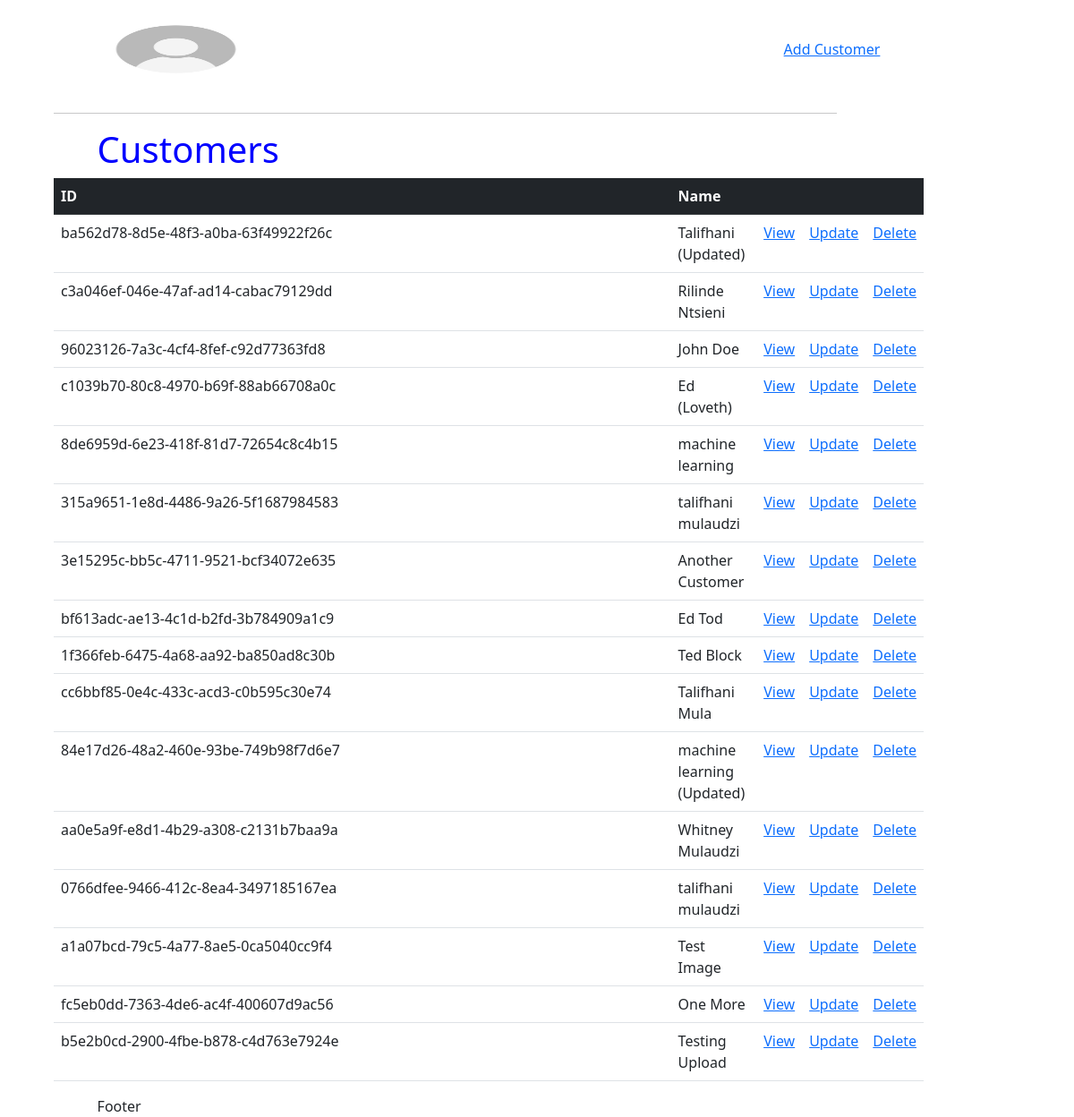
The app's page /customers/ with its own data.
### timetestapp/models.py (models this page shows, shortened)
class Customer(models.Model):
    id = models.UUIDField(primary_key=True, editable=False, unique=True, default=uuid.uuid4)
    name = models.CharField(max_length=200)
    image = models.ImageField(null=True, blank=True, default=DEFAULT)
    role = models.TextField(blank=True, null=True)
    story = models.TextField(blank=True, null=True)
    tags = models.ManyToManyField("Tag", blank=True)

### timetestapp/views.py (the view)
# urls.py: path('customers/', views.users, name='all-customers'),
def users(request):
    customers = Customer.objects.all()
    context = {'customers':customers}
    return render(request, 'customers.html', context)

### timetestapp/templates/customers.html (shortened to what this page needs)
<!DOCTYPE html>
<html lang="en">
  <head>
    <link
      href="https://cdn.jsdelivr.net/npm/bootstrap@5.1.3/dist/css/bootstrap.min.css"
      rel="stylesheet"
    />
  </head>
  <body>
    {% extends 'home.html' %} {% block cont %}
    <h1>Customers</h1>
    <table class="table">
      <tr class="table-dark">
        <th>ID</th>
        <th>Name</th>
        <th></th>
        <th></th>
        <th></th>
      </tr>
      {% for customer in customers %}
      <tr class="">
        <td>{{customer.id}}</td>
        <td>{{customer.name}}</td>
        <td><a href="{% url 'customer' customer.id %}">View</a></td>
        <td><a href="{% url 'update-customer' customer.id %}">Update</a></td>
        <td><a href="{% url 'delete-customer' customer.id %}">Delete</a></td>
      </tr>
      {% endfor %}
    </table>
    {% endblock cont %}

### static/css/main.css (style rules this page uses)
* { margin: 0; width: 90%; max-width: 1100px; margin: auto; }
h1 { color: blue; }

### records on screen
Customer: id "ba562d78-8d5e-48f3-a0ba-63f49922f26c", name "Talifhani (Updated)"
Customer: id "c3a046ef-046e-47af-ad14-cabac79129dd", name "Rilinde Ntsieni"
Customer: id "96023126-7a3c-4cf4-8fef-c92d77363fd8", name "John Doe"
Customer: id "c1039b70-80c8-4970-b69f-88ab66708a0c", name "Ed (Loveth)"
Customer: id "8de6959d-6e23-418f-81d7-72654c8c4b15", name "machine learning"
Customer: id "315a9651-1e8d-4486-9a26-5f1687984583", name "talifhani mulaudzi"
Customer: id "3e15295c-bb5c-4711-9521-bcf34072e635", name "Another Customer"
Customer: id "bf613adc-ae13-4c1d-b2fd-3b784909a1c9", name "Ed Tod"
Customer: id "1f366feb-6475-4a68-aa92-ba850ad8c30b", name "Ted Block"
Customer: id "cc6bbf85-0e4c-433c-acd3-c0b595c30e74", name "Talifhani Mula"
Customer: id "84e17d26-48a2-460e-93be-749b98f7d6e7", name "machine learning (Updated)"
Customer: id "aa0e5a9f-e8d1-4b29-a308-c2131b7baa9a", name "Whitney Mulaudzi"
Customer: id "0766dfee-9466-412c-8ea4-3497185167ea", name "talifhani mulaudzi"
Customer: id "a1a07bcd-79c5-4a77-8ae5-0ca5040cc9f4", name "Test Image"
Customer: id "fc5eb0dd-7363-4de6-ac4f-400607d9ac56", name "One More"
Customer: id "b5e2b0cd-2900-4fbe-b878-c4d763e7924e", name "Testing Upload"
